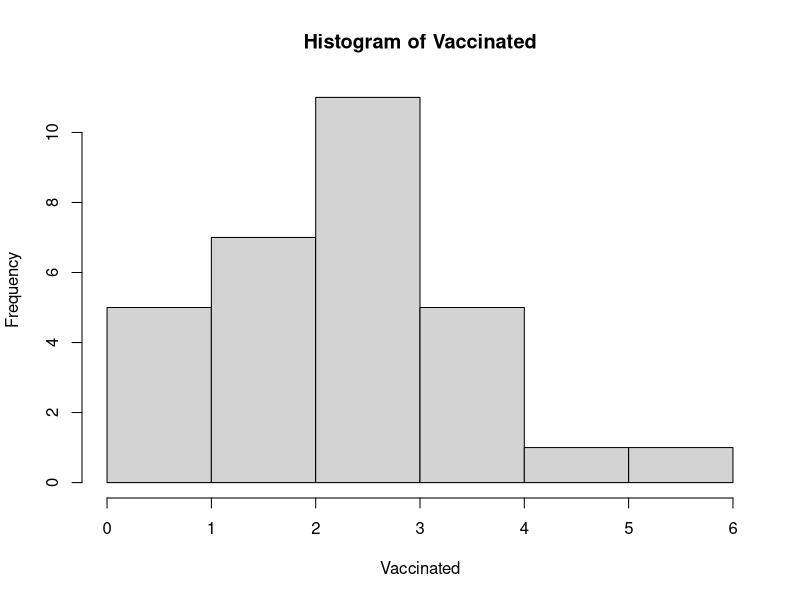
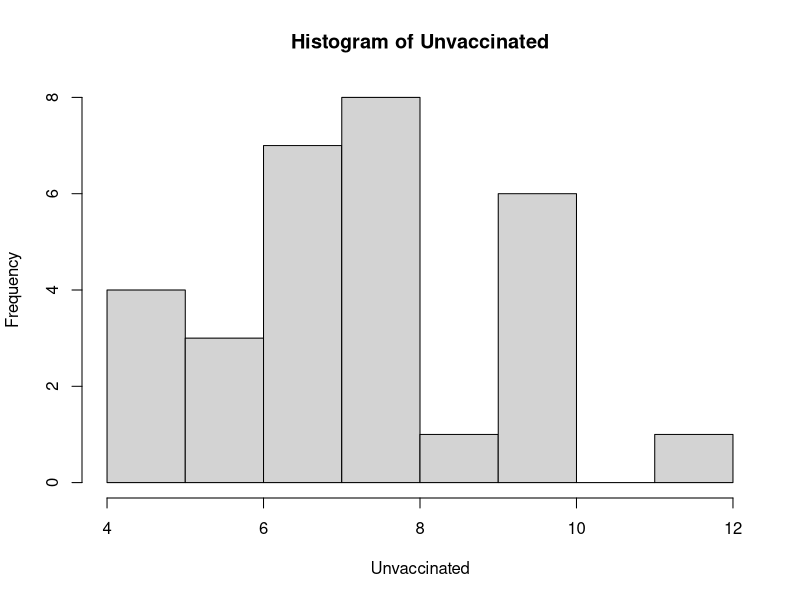

The R source for these figures, in order: (Note: this script raises an error after producing the figures.)
rbinom(n = 1, size = 10, prob = 0.5) # simulating 10 coin flips (once)
rbinom(n = 8, size = 10, prob = 0.5) # simulating 10 coin flips (8 times)

# sample size of 20. 15% prbability for vaccinated, 40% for unvaccinated 
Vaccinated <- rbinom(n = 30, size = 20, prob = 0.15) # vaccinated people have 15% chance of getting flu

Unvaccinated <- rbinom(n = 30, size = 20, prob = 0.40) # unvaccinated people have 40% chance of getting flu

#compare histograms for both functions
hist(Vaccinated)
hist(Unvaccinated)
# there is a more normal frecuency distribution for vaccinated but for unvaccinated there is a down wad  trend

# population size = 500
# allele a is 55%
# allele b is 45%
size <- 500
AlleleA <- rbinom(n = 1 , size = 500, prob = 0.55)# probability of offspring have allele A
#going forward one generation in time
frequency <- AlleleA/size #updates

for (i in (1:1000)) {
  .55 <- probability 
  AlleleA <- rbinom(n = 1 , size = 500, prob = .55)
  
}


#Sampling Part B
sample(x= 1:4, size= 4, replace= FALSE, prob = NULL)

Blair <- 
Frankie <- 
Kim <- 
Morgan <-  


# 13 rolls of a fair 6 sided die
Thirteen <- sample(x=1:13, size=13,replace= FALSE,prob= NULL)
#histogram of function
hist(Thirteen)